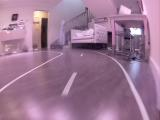
#> input picture linedetect/pic.jpg, 160 x 120 px
$ python lind.py
#> lines starting #> are read from the running program, lines starting #| are printed output that depends on the picture
import cv2
import numpy as np

img = cv2.imread('pic.jpg')
#> img is the input picture: shape (120, 160, 3); mean B, G, R 147.2, 119.6, 156.8
gray = cv2.cvtColor(img,cv2.COLOR_BGR2GRAY)
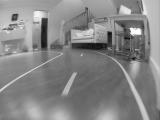
#> gray: shape (120, 160); min 8, max 254, mean 133.9

kernel_size = 5
blur_gray = cv2.GaussianBlur(gray,(kernel_size, kernel_size),0)
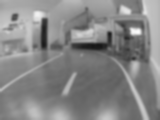
#> blur_gray: shape (120, 160); min 23, max 251, mean 133.9

low_threshold = 50
high_threshold = 150
edges = cv2.Canny(blur_gray, low_threshold, high_threshold)
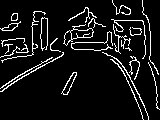
#> edges: shape (120, 160); 8.6% white in thin lines or dots

rho = 1  # distance resolution in pixels of the Hough grid
theta = np.pi / 180  # angular resolution in radians of the Hough grid
threshold = 15  # minimum number of votes (intersections in Hough grid cell)
min_line_length = 50  # minimum number of pixels making up a line
max_line_gap = 20  # maximum gap in pixels between connectable line segments
line_image = np.copy(img) * 0  # creating a blank to draw lines on
#> line_image: shape (120, 160, 3); every value is 0

# Run Hough on edge detected image
# Output "lines" is an array containing endpoints of detected line segments
lines = cv2.HoughLinesP(edges, rho, theta, threshold, np.array([]),
                    min_line_length, max_line_gap)
#> lines = 28 rows, first 6: [2, 45, 150, 40], [4, 88, 92, 35], [6, 52, 150, 47], [3, 85, 142, 4], [101, 24, 140, 109], [142, 20, 157, 94]

for line in lines:
    for x1,y1,x2,y2 in line:
        cv2.line(line_image,(x1,y1),(x2,y2),(255,0,0),5)
#> this loop made 28 passes
#> line on passes 1 to 12: [[2, 45, 150, 40]], [[4, 88, 92, 35]], [[6, 52, 150, 47]], [[3, 85, 142, 4]], [[101, 24, 140, 109]], [[142, 20, 157, 94]], [[2, 44, 75, 42]], [[1, 60, 146, 16]], [[70, 31, 156, 92]], [[76, 15, 149, 23]], [[108, 32, 148, 118]], [[67, 31, 147, 18]]
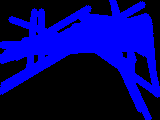
#> line_image: shape (120, 160, 3); mean B, G, R 107.3, 0, 0


cv2.imwrite('out.jpg',line_image)

$ run again, with linedetect/bad.jpg copied over linedetect/pic.jpg
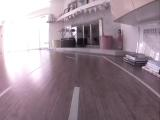
#> input picture linedetect/bad.jpg, 160 x 120 px
#> img is the input picture: shape (120, 160, 3); mean B, G, R 148.2, 138, 155.8
#> `edges = cv2.Canny(blur_gray, low_threshold, high_threshold)`:
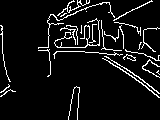
#> edges: shape (120, 160); 7.5% white in thin lines or dots
#> lines = 29 rows, first 6: [50, 15, 158, 97], [47, 20, 50, 73], [59, 13, 157, 60], [48, 51, 151, 1], [50, 14, 159, 97], [52, 14, 152, 87]
#> the loop `for line in lines:` made 29 passes
#> after the loop `for line in lines:`:
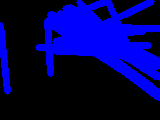
#> line_image: shape (120, 160, 3); mean B, G, R 87.8, 0, 0
